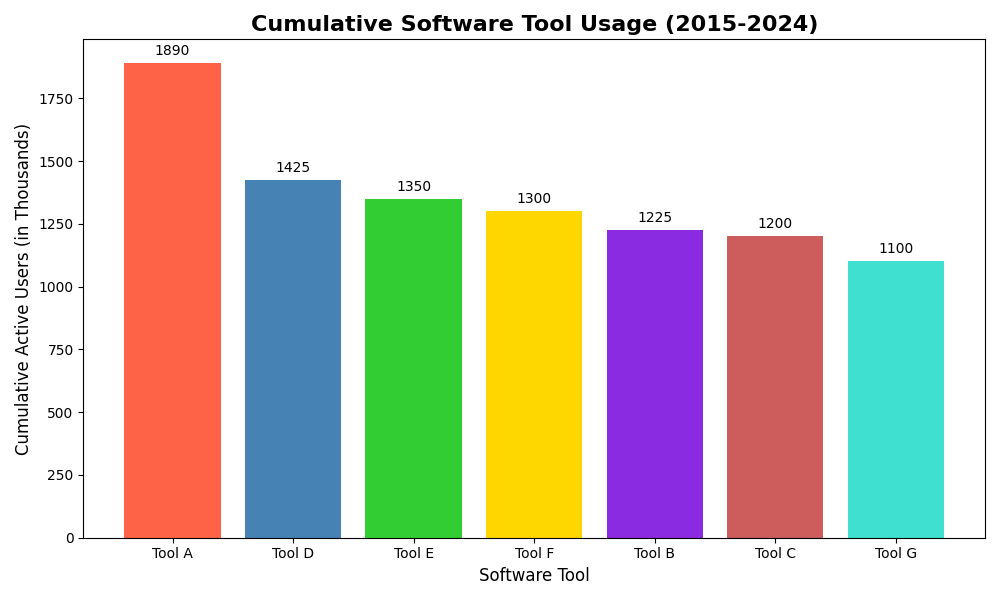

Generate this figure with Python:
import numpy as np
import matplotlib.pyplot as plt

# Expanded list of software tools
software_tools = ["Tool A", "Tool B", "Tool C", "Tool D", "Tool E", "Tool F", "Tool G"]
# Expanded list of cumulative active users
cumulative_active_users = np.array([1890, 1225, 1200, 1425, 1350, 1300, 1100])

sorted_indices = np.argsort(cumulative_active_users)[::-1]
sorted_tools = [software_tools[i] for i in sorted_indices]
sorted_active_users = cumulative_active_users[sorted_indices]

fig, ax = plt.subplots(figsize=(10, 6))

# New set of colors for the bars
new_colors = ['#FF6347', '#4682B4', '#32CD32', '#FFD700', '#8A2BE2', '#CD5C5C', '#40E0D0']
ax.bar(sorted_tools, sorted_active_users, color=new_colors)

ax.set_xlabel('Software Tool', fontsize=12)
ax.set_ylabel('Cumulative Active Users (in Thousands)', fontsize=12)
ax.set_title('Cumulative Software Tool Usage (2015-2024)', fontsize=16, fontweight='bold')

for i, v in enumerate(sorted_active_users):
    ax.text(i, v + 20, str(v), ha='center', va='bottom', fontsize=10)

plt.tight_layout()
plt.show()
